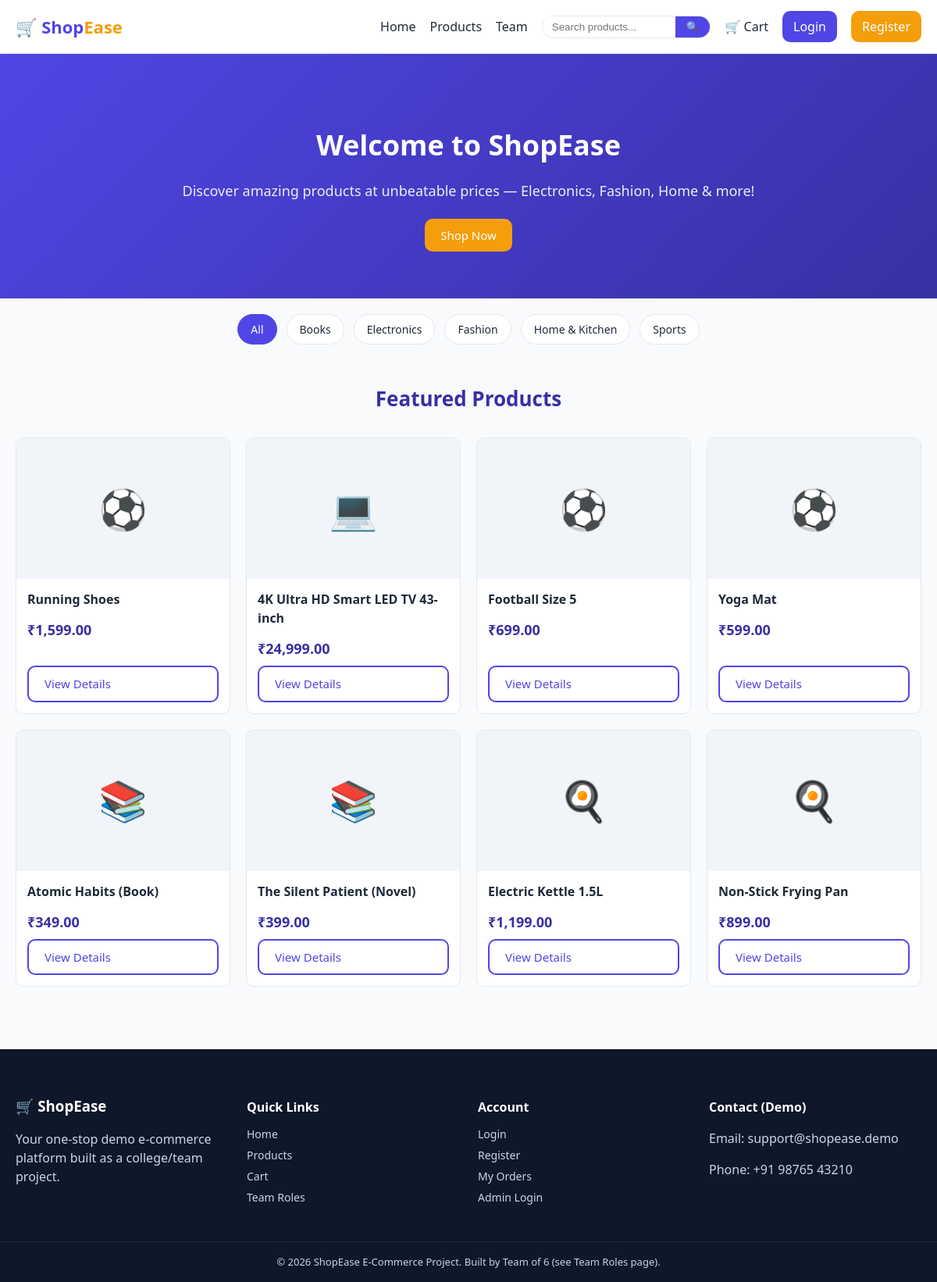
The page / on the database its author committed.
### tables this page shows
CREATE TABLE IF NOT EXISTS categories (
    id INT AUTO_INCREMENT PRIMARY KEY,
    name VARCHAR(100) NOT NULL
);

CREATE TABLE IF NOT EXISTS products (
    id INT AUTO_INCREMENT PRIMARY KEY,
    name VARCHAR(150) NOT NULL,
    description TEXT,
    price DECIMAL(10,2) NOT NULL,
    image VARCHAR(255) DEFAULT 'no-image.png',
    category_id INT,
    stock INT DEFAULT 100,
    created_at DATETIME DEFAULT CURRENT_TIMESTAMP,
    FOREIGN KEY (category_id) REFERENCES categories(id) ON DELETE SET NULL
);

### includes/session.php (called while the page is built, shortened)
<?php
function isLoggedIn() {
    return isset($_SESSION['user_id']);
}
?>

### includes/helpers.php (called while the page is built, shortened)
<?php
function categoryEmoji($category_id) {
    $map = [
        1 => '💻',
        2 => '👕',
        3 => '🍳',
        4 => '📚',
        5 => '⚽',
    ];
    return isset($map[$category_id]) ? $map[$category_id] : '📦';
}
?>

### index.php (the view, shortened to what this page needs)
<?php
require_once __DIR__ . '/config/db.php';
require_once __DIR__ . '/includes/session.php';
require_once __DIR__ . '/includes/helpers.php';
include __DIR__ . '/includes/header.php';
$categories = mysqli_query($conn, "SELECT * FROM categories ORDER BY name");
$products = mysqli_query($conn, "SELECT * FROM products ORDER BY id DESC LIMIT 8");
?>
<section class="hero">
  <h1>Welcome to ShopEase</h1>
  <p>Discover amazing products at unbeatable prices — Electronics, Fashion, Home & more!</p>
  <a href="products.php" class="btn">Shop Now</a>
</section>
<div class="categories-bar">
  <a href="products.php" class="category-chip active">All</a>
  <?php while ($cat = mysqli_fetch_assoc($categories)): ?>
    <a href="products.php?category=<?php echo $cat['id']; ?>" class="category-chip"><?php echo htmlspecialchars($cat['name']); ?></a>
  <?php endwhile; ?>
</div>
<h2 class="section-title">Featured Products</h2>
<div class="product-grid">
  <?php while ($p = mysqli_fetch_assoc($products)): ?>
    <div class="product-card">
      <a href="product-details.php?id=<?php echo $p['id']; ?>">
        <div class="product-image"><?php echo categoryEmoji($p['category_id']); ?></div>
      </a>
      <div class="product-info">
        <h3><?php echo htmlspecialchars($p['name']); ?></h3>
        <div class="price">₹<?php echo number_format($p['price'], 2); ?></div>
        <a href="product-details.php?id=<?php echo $p['id']; ?>" class="btn btn-outline btn-block">View Details</a>
      </div>
    </div>
  <?php endwhile; ?>
</div>
<?php include __DIR__ . '/includes/footer.php'; ?>

### includes/header.php (shortened to what this page needs)
<?php
require_once __DIR__ . '/session.php';
?>
<!DOCTYPE html>
<html lang="en">
<head>
<link rel="stylesheet" href="<?php echo isset($assetPrefix) ? $assetPrefix : ''; ?>assets/css/style.css">
</head>
<body>
<?php include __DIR__ . '/navbar.php'; ?>

### includes/navbar.php (shortened to what this page needs)
<header class="site-header">
  <div class="navbar container">
    <a href="index.php" class="logo">🛒 Shop<span>Ease</span></a>
    <nav class="nav-links" id="navLinks">
      <a href="index.php">Home</a>
      <a href="products.php">Products</a>
      <a href="team.php">Team</a>
      <form class="nav-search" action="products.php" method="GET">
        <input type="text" name="search" placeholder="Search products..." value="<?php echo isset($_GET['search']) ? htmlspecialchars($_GET['search']) : ''; ?>">
        <button type="submit">🔍</button>
      </form>
      <a href="cart.php" class="cart-link">🛒 Cart
      </a>
      <?php if (isLoggedIn()): ?>
        <a href="my-orders.php">My Orders</a>
        <a href="logout.php" class="btn-nav">Logout (<?php echo htmlspecialchars($_SESSION['user_name']); ?>)</a>
      <?php else: ?>
        <a href="login.php" class="btn-nav">Login</a>
        <a href="register.php" class="btn-nav btn-nav-alt">Register</a>
      <?php endif; ?>
    </nav>
  </div>
</header>

### includes/footer.php (shortened to what this page needs)
<footer class="site-footer">
  <div class="container footer-grid">
    <div class="footer-col">
      <h3>🛒 ShopEase</h3>
      <p>Your one-stop demo e-commerce platform built as a college/team project.</p>
    </div>
    <div class="footer-col">
      <h4>Quick Links</h4>
      <a href="index.php">Home</a>
      <a href="products.php">Products</a>
      <a href="cart.php">Cart</a>
      <a href="team.php">Team Roles</a>
    </div>
    <div class="footer-col">
      <h4>Account</h4>
      <a href="login.php">Login</a>
      <a href="register.php">Register</a>
      <a href="my-orders.php">My Orders</a>
      <a href="admin/login.php">Admin Login</a>
    </div>
    <div class="footer-col">
      <h4>Contact (Demo)</h4>
      <p>Email: support@shopease.demo</p>
      <p>Phone: +91 98765 43210</p>
    </div>
  </div>
  <div class="footer-bottom">
    &copy; <?php echo date('Y'); ?> ShopEase E-Commerce Project. Built by Team of 6 (see Team Roles page).
  </div>
</footer>
</body>
</html>

### assets/css/style.css (style rules this page uses)
:root { --primary: #4f46e5; --primary-dark: #3730a3; --accent: #f59e0b; --danger: #dc2626; --success: #16a34a; --bg: #f8fafc; --card-bg: #ffffff; --text: #1e293b; --muted: #64748b; --border: #e2e8f0; --radius: 10px; }
* { box-sizing: border-box; }
body { margin: 0; font-family: 'Segoe UI', Arial, sans-serif; background: var(--bg); color: var(--text); line-height: 1.5; }
a { text-decoration: none; color: inherit; }
.container { max-width: 1200px; margin: 0 auto; padding: 0 20px; }
.btn { display: inline-block; padding: 10px 20px; background: var(--primary); color: #fff; border: none; border-radius: var(--radius); cursor: pointer; font-size: 15px; transition: background 0.2s ease, transform 0.1s ease; }
.btn-outline { background: transparent; border: 2px solid var(--primary); color: var(--primary); }
.btn-block { width: 100%; }
.site-header { background: #fff; border-bottom: 1px solid var(--border); position: sticky; top: 0; z-index: 100; }
.navbar { display: flex; align-items: center; justify-content: space-between; padding: 14px 20px; flex-wrap: wrap; }
.logo { font-size: 22px; font-weight: 800; color: var(--primary); }
.logo span { color: var(--accent); }
.nav-links { display: flex; align-items: center; gap: 18px; flex-wrap: wrap; }
.nav-links a { font-weight: 500; color: var(--text); }
.nav-search { display: flex; border: 1px solid var(--border); border-radius: 20px; overflow: hidden; }
.nav-search input { border: none; padding: 6px 12px; outline: none; width: 170px; }
.nav-search button { border: none; background: var(--primary); color: #fff; padding: 0 14px; cursor: pointer; }
.cart-link { position: relative; }
.btn-nav { background: var(--primary); color: #fff !important; padding: 8px 14px; border-radius: var(--radius); }
.btn-nav-alt { background: var(--accent); }
.hero { background: linear-gradient(135deg, var(--primary), var(--primary-dark)); color: #fff; padding: 60px 20px; text-align: center; }
.hero h1 { font-size: 36px; margin-bottom: 10px; }
.hero p { font-size: 18px; opacity: 0.9; margin-bottom: 22px; }
.hero .btn { background: var(--accent); }
.categories-bar { display: flex; gap: 12px; padding: 20px; overflow-x: auto; justify-content: center; flex-wrap: wrap; }
.category-chip { background: #fff; border: 1px solid var(--border); padding: 8px 16px; border-radius: 20px; font-size: 14px; white-space: nowrap; }
.category-chip.active, .category-chip:hover { background: var(--primary); color: #fff; border-color: var(--primary); }
.section-title { text-align: center; margin: 30px 0 20px; font-size: 26px; color: var(--primary-dark); }
.product-grid { display: grid; grid-template-columns: repeat(4, 1fr); gap: 20px; padding: 10px 20px 40px; }
.product-card { background: var(--card-bg); border: 1px solid var(--border); border-radius: var(--radius); overflow: hidden; display: flex; flex-direction: column; transition: transform 0.15s ease, box-shadow 0.15s ease; }
.product-image { height: 180px; background: #f1f5f9; display: flex; align-items: center; justify-content: center; font-size: 50px; }
.product-info { padding: 14px; flex: 1; display: flex; flex-direction: column; }
.product-info h3 { font-size: 16px; margin: 0 0 6px; }
.product-info .price { font-size: 18px; font-weight: 700; color: var(--primary-dark); margin: 8px 0; }
.product-info .btn { margin-top: auto; }
.site-footer { background: #0f172a; color: #cbd5e1; margin-top: 40px; }
.footer-grid { display: grid; grid-template-columns: repeat(4, 1fr); gap: 24px; padding: 40px 20px; }
.footer-col h3, .footer-col h4 { color: #fff; margin-bottom: 12px; }
.footer-col a { display: block; color: #cbd5e1; margin-bottom: 6px; font-size: 14px; }
.footer-bottom { text-align: center; padding: 16px; border-top: 1px solid #1e293b; font-size: 13px; }

### rows shown on the page
categories: name "Books"
categories: name "Electronics"
categories: name "Fashion"
categories: name "Home & Kitchen"
categories: name "Sports"
products: category "⚽", name "Running Shoes", price "1,599.00"
products: category "💻", name "4K Ultra HD Smart LED TV 43-inch", price "24,999.00"
products: category "⚽", name "Football Size 5", price "699.00"
products: category "⚽", name "Yoga Mat", price "599.00"
products: category "📚", name "Atomic Habits (Book)", price "349.00"
products: category "📚", name "The Silent Patient (Novel)", price "399.00"
products: category "🍳", name "Electric Kettle 1.5L", price "1,199.00"
products: category "🍳", name "Non-Stick Frying Pan", price "899.00"
